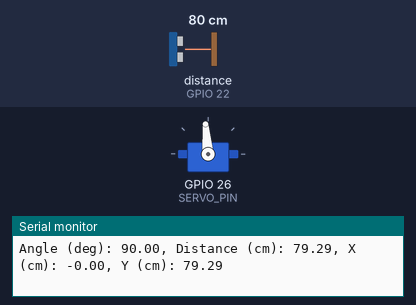
The sketch below on a simulated ESP32. Parts: servo, the last lines printed to the serial monitor. Wiring (inferred from the names in the program): ultrasonic range finder: trigger GPIO 23; echo GPIO 22. Inputs (shaded band) come from the test bench; at power-on: distance to the obstacle (sensor on GPIO 22) 80 cm. The echo pulse lasts 58.3 µs per cm.

Above: at 4.2 s.
4.3 s: distance to the obstacle (sensor on GPIO 22) set to 2 cm
At 4.78 s:
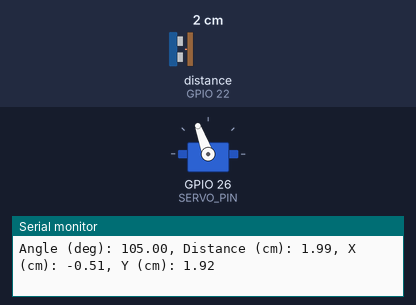
7.3 s: distance to the obstacle (sensor on GPIO 22) set to 250 cm
At 7.85 s:
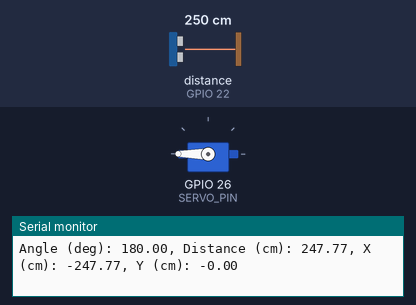
Timing chart, 0 to 16.3 s (numbered marks = the images above; inputs shaded):
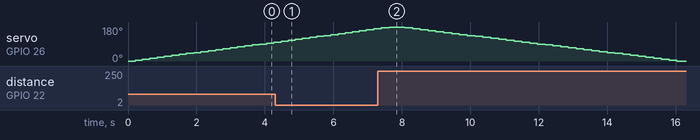

The sketch:

servo_ultrasonic.ino
```cpp
#include <Servo.h>

#define TRIG_PIN  23  // ESP32 pin GPIO23 connected to Ultrasonic Sensor's TRIG pin
#define ECHO_PIN  22  // ESP32 pin GPIO22 connected to Ultrasonic Sensor's ECHO pin
#define SERVO_PIN 26  // ESP32 pin GPIO26 connected to Servo Motor's control pin

Servo servo; // create servo object to control a servo

float duration_us, distance_cm;
float theta_deg, theta_rad;
float x, y;

void setup() {
  Serial.begin(9600);        // initialize serial port
  pinMode(TRIG_PIN, OUTPUT); // set TRIG pin as output
  pinMode(ECHO_PIN, INPUT);  // set ECHO pin as input
  servo.attach(SERVO_PIN);   // attach servo to defined pin
  servo.write(0);            // initialize servo position
}

void loop() {
  // Sweep from 0 to 180 degrees
  for (int angle = 0; angle <= 180; angle += 5) {
    measureAndPrint(angle);
  }

  // Sweep back from 180 to 0 degrees
  for (int angle = 180; angle >= 0; angle -= 5) {
    measureAndPrint(angle);
  }
}

// Function to handle moving the servo, measuring distance, and printing
void measureAndPrint(int angle) {
  servo.write(angle);        // move servo to specified angle
  delay(200);                // allow time for servo to stabilize

  // Reset variables
  duration_us = 0;
  distance_cm = 0;
  x = 0;
  y = 0;

  // Trigger the ultrasonic sensor
  digitalWrite(TRIG_PIN, LOW);
  delayMicroseconds(2);
  digitalWrite(TRIG_PIN, HIGH);
  delayMicroseconds(10);
  digitalWrite(TRIG_PIN, LOW);

  // Read echo duration
  duration_us = pulseIn(ECHO_PIN, HIGH, 30000); // 30 ms timeout

  if (duration_us == 0) {
    Serial.print("Angle (deg): "); Serial.print(angle);
    Serial.println(", No object detected (timeout)");
    return; // skip further calculations
  }

  // Calculate distance in cm
  distance_cm = 0.017 * duration_us;

  // Calculate x and y
  theta_deg = angle;
  theta_rad = radians(theta_deg);
  x = distance_cm * cos(theta_rad);
  y = distance_cm * sin(theta_rad);

  // Print data
  Serial.print("Angle (deg): "); Serial.print(theta_deg);
  Serial.print(", Distance (cm): "); Serial.print(distance_cm);
  Serial.print(", X (cm): "); Serial.print(x);
  Serial.print(", Y (cm): "); Serial.println(y);
}
```

Measured:
- by itself, servo on GPIO 26 (SERVO_PIN): rises from 170° to 180° in 0.23 s, then falls to 0° in 8.4 s
